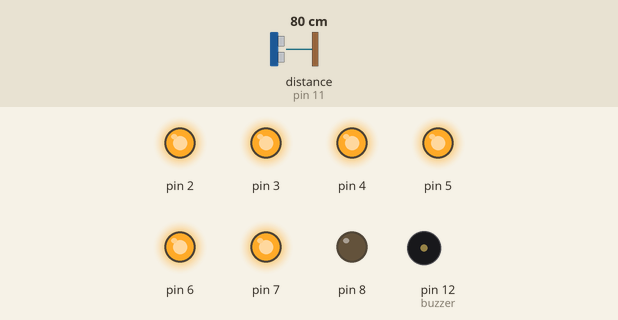
The sketch below on a simulated Arduino Uno, built with avr-gcc and run on an emulated ATmega328P. On the bench: output pins drawn as LEDs (lit = HIGH), buzzer (waves = sounding, pin HIGH). Wiring (inferred from the names in the program): ultrasonic range finder: trigger pin 10; echo pin 11. Dashed ring = blinking. Inputs (shaded band) come from the test bench; at power-on: distance to the obstacle (sensor on pin 11) 80 cm. The echo pulse lasts 58.3 µs per cm; pins used as bus, display or sensor lines are not drawn.

Above: at 1.3 s.
1.4 s: distance to the obstacle (sensor on pin 11) set to 2 cm
At 4.3 s:
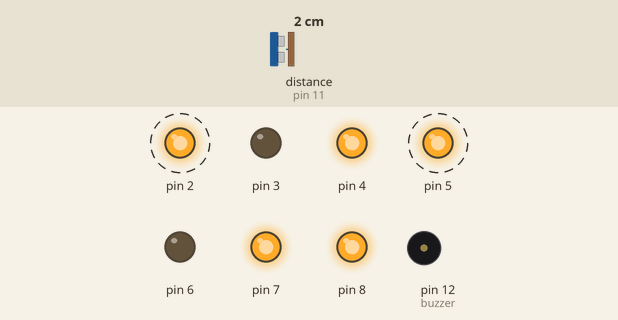
4.4 s: distance to the obstacle (sensor on pin 11) set to 9 cm
At 5.5 s:
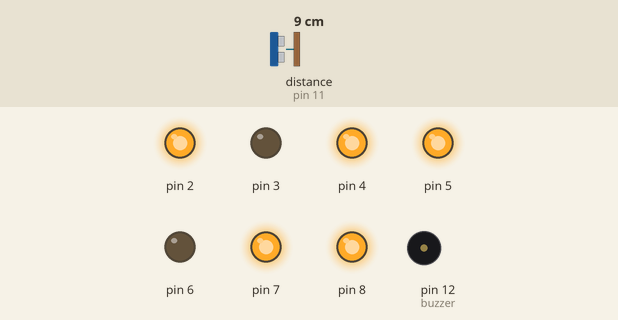
5.9 s: distance to the obstacle (sensor on pin 11) set to 4 cm
At 7.7 s:
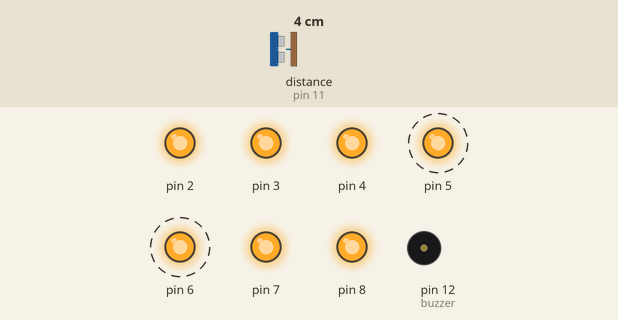
8.9 s: distance to the obstacle (sensor on pin 11) set to 18 cm
At 10.0 s:
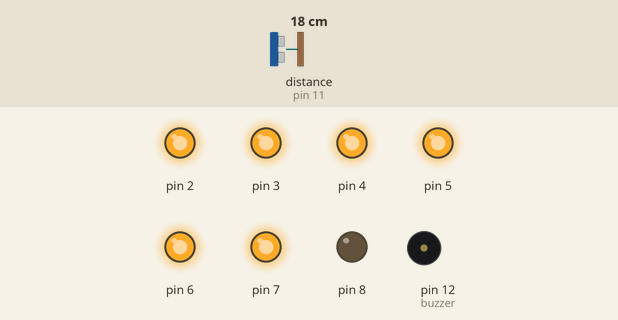
Timing chart, 0 to 11.4 s (numbered marks = the images above; inputs shaded):
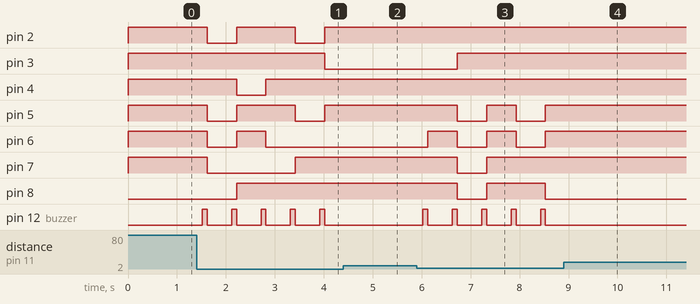

Measured:
- after the input at 1.4 s, pin 2, pin 5: alternates HIGH for 1.2 s and LOW for 0.60 s, starting after 0.22 s; pin 3: HIGH → LOW after 2.6 s; pin 4: HIGH → LOW after 0.82 s, → HIGH 0.60 s later; pin 6: HIGH → LOW after 0.22 s, → HIGH 0.60 s later, → LOW 0.60 s later; pin 7: HIGH → LOW after 0.22 s, → HIGH 1.8 s later
- after the input at 4.4 s, pin 3: stays LOW (without the input it goes to HIGH after 0.82 s); pin 5, pin 7, pin 8: stays HIGH (without the input it goes to LOW after 0.82 s); pin 6: stays LOW (without the input it goes to HIGH after 0.22 s); pin 12 (buzzer): stops changing and stays LOW
- after the input at 5.9 s, pin 3: LOW → HIGH after 0.83 s; pin 5: alternates HIGH for 0.60 s and LOW for 0.60 s, starting after 0.83 s; pin 6: alternates HIGH for 0.60 s and LOW for 0.60 s, starting after 0.22 s; pin 7: HIGH → LOW after 0.83 s, → HIGH 0.60 s later; pin 8: HIGH → LOW after 0.83 s, → HIGH 0.60 s later, → LOW 1.2 s later
- after the input at 8.9 s, pin 2, pin 5–7: stays HIGH (without the input it goes to LOW after 0.23 s); pin 4: stays HIGH (without the input it goes to LOW after 0.83 s); pin 8: stays LOW (without the input it goes to HIGH after 0.83 s); pin 12 (buzzer): stops changing and stays LOW

The sketch:

Basquet.ino
```cpp
int echo = 11;
int trig = 10;
int tantos = 0;
int buzzer = 12;

void setup(){
  for(int i=2; i<9; i++){
    pinMode(i, OUTPUT);
  }
  pinMode(trig, OUTPUT);
  pinMode(echo, INPUT);
  pinMode(buzzer, OUTPUT);
}
void loop(){
  digitalWrite(trig, LOW);
  digitalWrite(trig, HIGH);
  delayMicroseconds(10);
  digitalWrite(trig,LOW);
  int duracion = pulseIn(echo, HIGH);
  int distancia = duracion/58.2;
  if(distancia<=4 && distancia >=0){
    digitalWrite(buzzer, HIGH);
    delay(100);
    digitalWrite(buzzer, LOW);
    tantos++;
  }
  if(tantos>9){
    tantos=0;
  }
  Serial.println("Puntos:");
  Serial.print(tantos);
  switch(tantos){
    case 0:
    numero(1,1,1,1,1,1,0);
    break;
    case 1:
    numero(0,1,1,0,0,0,0);
    break;
    case 2:
    numero(1,1,0,1,1,0,1);
    break;
    case 3:
    numero(1,1,1,1,0,0,1);
    break;
    case 4:
    numero(0,1,1,0,0,1,1);
    break;
    case 5:
    numero(1,0,1,1,0,1,1);
    break;
    case 6:
    numero(1,0,1,1,1,1,1);
    break;
    case 7:
    numero(1,1,1,0,0,0,0);
    break;
    case 8:
    numero(1,1,1,1,1,1,1);
    break;
    case 9:
    numero(1,1,1,0,0,1,1);
    break;
  }
}
void numero(int a, int b, int c, int d, int e, int f, int g){
  digitalWrite(2, a);
  digitalWrite(3, b);
  digitalWrite(4, c);
  digitalWrite(5, d);
  digitalWrite(6, e);
  digitalWrite(7, f);
  digitalWrite(8, g);
  delay(500);
}
```
